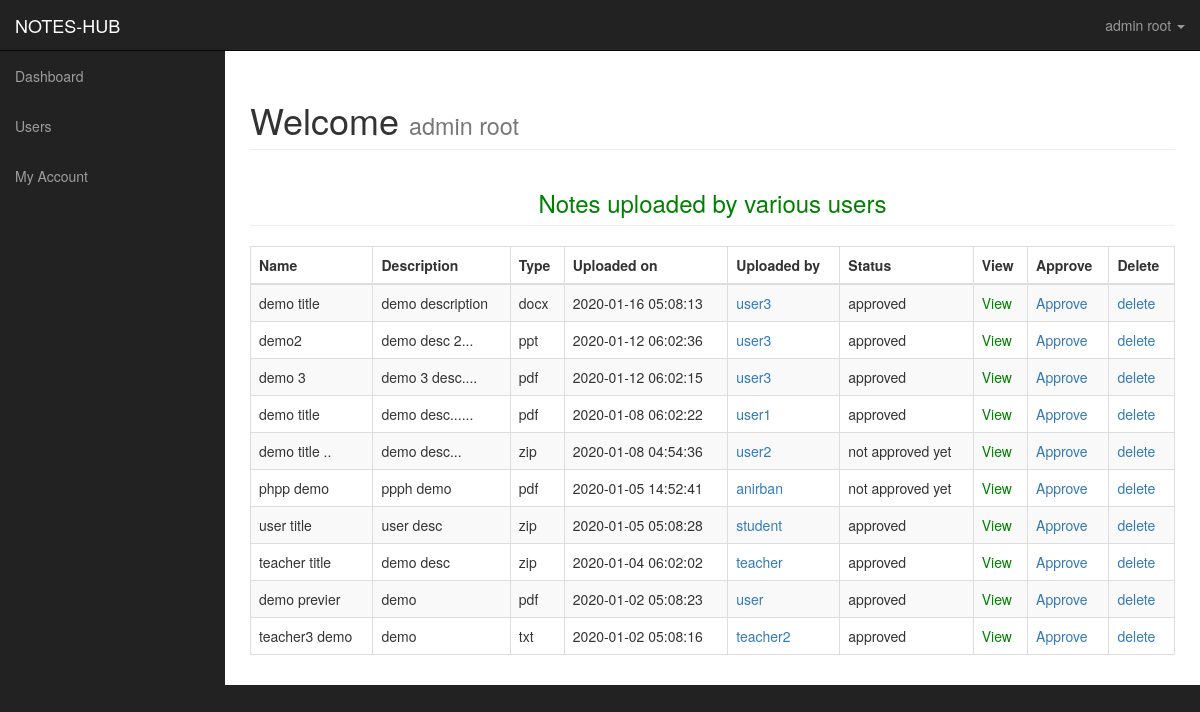
Page /dashboard/ (signed in) on the committed database.
### tables this page shows
CREATE TABLE `uploads` (
  `file_id` int(11) NOT NULL,
  `file_name` varchar(225) NOT NULL,
  `file_description` text NOT NULL,
  `file_type` varchar(225) NOT NULL,
  `file_uploader` varchar(225) NOT NULL,
  `file_uploaded_on` timestamp NOT NULL DEFAULT CURRENT_TIMESTAMP ON UPDATE CURRENT_TIMESTAMP,
  `file_uploaded_to` varchar(225) NOT NULL,
  `file` varchar(225) NOT NULL,
  `status` varchar(225) NOT NULL DEFAULT 'not approved yet'
);

### dashboard/index.php (the view, shortened to what this page needs)
<?php include('includes/adminheader.php');  ?>
 <div id="wrapper">
       <?php include 'includes/adminnav.php';?>
        <div id="page-wrapper">
            <div class="container-fluid">
                <div class="row">
                    <div class="col-lg-12">
                        <h1 class="page-header">
                            Welcome
                            <small><?php echo $_SESSION['name']; ?></small>
                        </h1>
<?php if($_SESSION['role'] == 'admin') {
?>
<h3 class="page-header">
                            <center> <marquee width = 70% ><font color="green" > Notes uploaded by various users</font></marquee></center>
                        </h3>
<div class="row">
<div class="col-lg-12">
        <div class="table-responsive">
<form action="" method="post">
            <table class="table table-bordered table-striped table-hover">
            <thead>
                    <tr>
                        <th>Name</th>
                        <th>Description</th>
                        <th>Type </th>
                        <th>Uploaded on</th>
                        <th>Uploaded by </th>
                        <th>Status</th>
                        <th>View</th>
                        <th>Approve</th>
                        <th>Delete</th>
                    </tr>
                </thead>
                <tbody>
                 <?php
$query = "SELECT * FROM uploads ORDER BY file_uploaded_on DESC";
$run_query = mysqli_query($conn, $query) or die(mysqli_error($conn));
if (mysqli_num_rows($run_query) > 0) {
while ($row = mysqli_fetch_array($run_query)) {
    $file_id = $row['file_id'];
    $file_name = $row['file_name'];
    $file_description = $row['file_description'];
    $file_type = $row['file_type'];
    $file_date = $row['file_uploaded_on'];
    $file_uploader = $row['file_uploader'];
    $file_status = $row['status'];
    $file = $row['file'];
    echo "<tr>";
    echo "<td>$file_name</td>";
    echo "<td>$file_description</td>";
    echo "<td>$file_type</td>";
    echo "<td>$file_date</td>";
    echo "<td><a href='viewprofile.php?name=$file_uploader' target='_blank'> $file_uploader </a></td>";
    echo "<td>$file_status</td>";
    echo "<td><a href='allfiles/$file' target='_blank' style='color:green'>View </a></td>";
    echo "<td><a onClick=\"javascript: return confirm('Are you sure you want to approve this note?')\"href='?approve=$file_id'><i class='fa fa-times' style='color: red;'></i>Approve</a></td>";
    echo "<td><a onClick=\"javascript: return confirm('Are you sure you want to delete this post?')\" href='?del=$file_id'><i class='fa fa-times' style='color: red;'></i>delete</a></td>";
    echo "</tr>";
}
}
?>
                </tbody>
            </table>
</form>
</div>
</div>
</div>
<?php }
 ?>
</body>
</html>

### dashboard/css/sb-admin.css (style rules this page uses)
body { margin-top: 100px; background-color: #222; }
@media (min-width:768px) { body { margin-top: 50px; } }
#wrapper { padding-left: 0; }
#page-wrapper { width: 100%; padding: 0; background-color: #fff; }
@media (min-width:768px) { #wrapper { padding-left: 225px; } }
@media (min-width:768px) { #page-wrapper { padding: 10px; } }

### rows in the picture
uploads: file_name "demo title", file_description "demo description", file_type "docx", file_uploaded_on "2020-01-16 05:08:13", file_uploader "user3", status "approved"
uploads: file_name "demo2", file_description "demo desc 2...", file_type "ppt", file_uploaded_on "2020-01-12 06:02:36", file_uploader "user3", status "approved"
uploads: file_name "demo 3", file_description "demo 3 desc....", file_type "pdf", file_uploaded_on "2020-01-12 06:02:15", file_uploader "user3", status "approved"
uploads: file_name "demo title", file_description "demo desc......", file_type "pdf", file_uploaded_on "2020-01-08 06:02:22", file_uploader "user1", status "approved"
uploads: file_name "demo title ..", file_description "demo desc...", file_type "zip", file_uploaded_on "2020-01-08 04:54:36", file_uploader "user2", status "not approved yet"
uploads: file_name "phpp demo", file_description "ppph demo", file_type "pdf", file_uploaded_on "2020-01-05 14:52:41", file_uploader "anirban", status "not approved yet"
uploads: file_name "user title", file_description "user desc", file_type "zip", file_uploaded_on "2020-01-05 05:08:28", file_uploader "student", status "approved"
uploads: file_name "teacher title", file_description "demo desc", file_type "zip", file_uploaded_on "2020-01-04 06:02:02", file_uploader "teacher", status "approved"
uploads: file_name "demo previer", file_description "demo", file_type "pdf", file_uploaded_on "2020-01-02 05:08:23", file_uploader "user", status "approved"
uploads: file_name "teacher3 demo", file_description "demo", file_type "txt", file_uploaded_on "2020-01-02 05:08:16", file_uploader "teacher2", status "approved"

### other values in the picture
$_SESSION['name'] "admin root"
